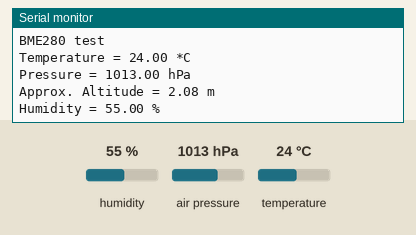
Bench run of a sketch on a simulated Arduino Uno, built with avr-gcc and run on an emulated ATmega328P. Parts: the last lines printed to the serial monitor. The test bench sets the inputs (shaded band); at power-on: humidity 55 %, air pressure 1013 hPa, temperature 24 °C.

Above: at 1.2 s.
1.3 s: humidity set to 22 %
At 3.1 s:
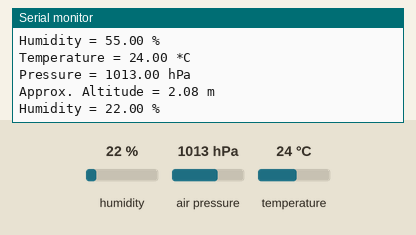
3.6 s: air pressure set to 952 hPa
At 4.6 s:
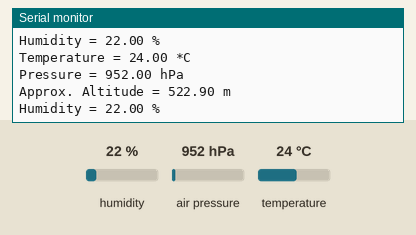
5.9 s: temperature set to 12 °C
8.2 s: air pressure set to 1000 hPa
At 10.6 s:
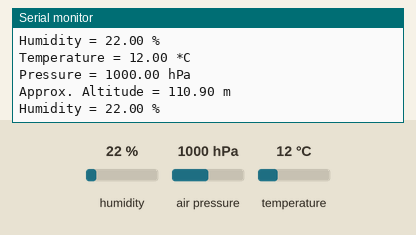
Timing chart, 0 to 12.1 s (numbered marks = the images above; inputs shaded):
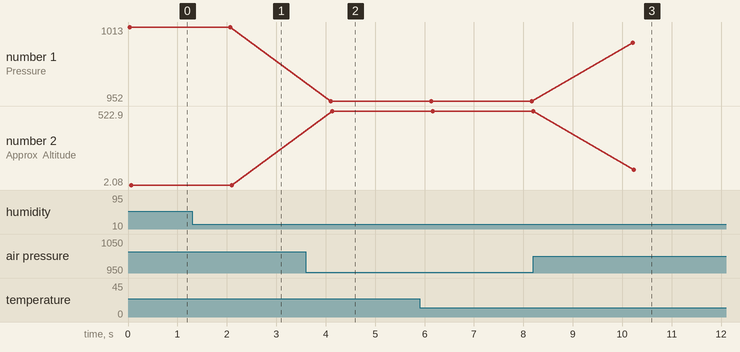

Measured:
- after the input at 1.3 s, the serial monitor: prints a new line after 0.83 s (image 1)
- after the input at 3.6 s, the serial monitor: prints a new line after 0.51 s (image 2)
- after the input at 8.2 s, the serial monitor: prints a new line after 2.0 s (image 3)
- plotted number 1: 1013 → 952 after the input at 3.6 s, 952 → 1000 after the input at 8.2 s
- plotted number 2: 2.08 → 522.9 after the input at 3.6 s, 522.9 → 110.9 after the input at 8.2 s

The sketch:

SPI_BME280.ino
```cpp
#include <Wire.h>
#include <SPI.h>
#include <Adafruit_Sensor.h>
#include <Adafruit_BME280.h>

#define BME_SCK 13
#define BME_MISO 12
#define BME_MOSI 11
#define BME_CS 10

#define SEALEVELPRESSURE_HPA (1013.25)

//Adafruit_BME280 bme; // I2C
Adafruit_BME280 bme(BME_CS); // hardware SPI
//Adafruit_BME280 bme(BME_CS, BME_MOSI, BME_MISO,  BME_SCK);

void setup() {
  Serial.begin(9600);
  Serial.println(F("BME280 test"));

  if (!bme.begin()) {
    Serial.println("Could not find a valid BME280 sensor, check wiring!");
    while (1);
  }
  else{
    printf("This is SPI Module:");
    }
}

void loop() {
    Serial.print("Temperature = ");
    Serial.print(bme.readTemperature());
    Serial.println(" *C");

    Serial.print("Pressure = ");

    Serial.print(bme.readPressure() / 100.0F);
    Serial.println(" hPa");

    Serial.print("Approx. Altitude = ");
    Serial.print(bme.readAltitude(SEALEVELPRESSURE_HPA));
    Serial.println(" m");

    Serial.print("Humidity = ");
    Serial.print(bme.readHumidity());
    Serial.println(" %");

    Serial.println();
    delay(2000);
}
```
